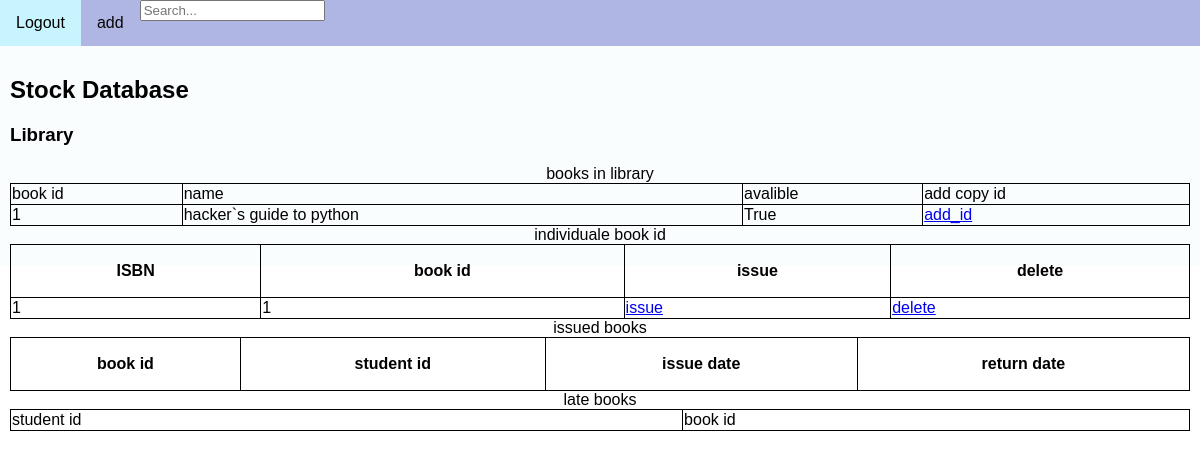
Page /library (signed in) on the committed database.
### library/models.py (models this page shows)
class book(models.Model):
    book_id = models.PositiveIntegerField(primary_key=True)
    book_name = models.CharField(max_length=500)
    availabity = models.BooleanField(default=True)

class mass_book(models.Model):
    ISBN = models.PositiveIntegerField()
    ind_book_id = models.CharField(primary_key=True, max_length=1000)

### library/views.py (the view)
# urls.py: path('',views.console, name='bio_lab'),
def console(request):
    if request.user.groups.filter(name__in=['lib_member']):
        if(request.method == "POST"):
            q = request.POST['q']
            items = mass_book.objects.filter(ISBN=q)
            return render(request, "library/results.html", locals())
        else:
            cursor = connection.cursor()
            items = book.objects.all()
            item3 = issues.objects.all()
            today = datetime.date.today()
            item2 = mass_book.objects.all()
            late_books = issues.objects.filter(return_date__lte=today)
            return render(request, 'library/console.html', locals())
    else:
        message = messages.info(request, 'error 401 access denied')
        return redirect("/sel")

### library/templates/library/console.html (shortened to what this page needs)
<!DOCTYPE html>
{% extends 'library/base.html' %}
{% block content %}
<body>
<div class="topnav">
    <a href="/logout">Logout</a>
     <a href="library/add">add</a>
     <form method="POST">
         <input type="text" name="q" placeholder = "Search...">
     </form>
</div>
<div class="content">
  <h2>Stock Database</h2>
    <h3>Library</h3>
 <table>
 <caption>books in library</caption>
 <thead>
    <td>book id</td>
    <td>name</td>
    <td>avalible</td>
    <td>add copy id</td>
 </thead>
 <tbody>
    {% for item in items %}
        <tr>
            <td>{{item.book_id}}</td>
            <td>{{item.book_name}}</td>
            <td>{{item.availabity}}</td>
            <td>
                <a href = {% url 'library:add_id_with_pk' item.book_id %}  class = "btn btn-warnning btn-sml" role = "button">add_id</a>
            </td>
        </tr>
    {% endfor %}
 </tbody>
 </table>
 <table>
 <caption>individuale book id</caption>
 <thead>
   <tr>
      <th>ISBN</th>
      <th>book id</th>
      <th>issue</th>
      <th>delete
   </tr>
</thead>
<tbody>
   {% for item in item2 %}
      <td>{{item.ISBN}}</td>
      <td>{{item.ind_book_id}}</td>
      <td>
          <a href = {% url 'library:issue_with_pk' item.ind_book_id %}  class = "btn btn-warnning btn-sml" role = "button">issue</a>
      </td>
      <td>
          <a href = {% url 'library:delete' item.ind_book_id %}  class = "btn btn-warnning btn-sml" role = "button">delete</a>
      </td>
   {% endfor %}
</tbody>
 </table>
 <table>
    <caption>issued books</caption>
 <thead>
    <tr>
      <th>book id</th>
      <th>student id</th>
      <th>issue date</th>
      <th>return date</th>
    </tr>
 </thead>
  </table>
 <table>
 <caption>late books</caption>
 <thead>
    <td>student id</td>
    <td>book id</td>
 </thead>
 </table>
</div>
</body>
{% endblock content %}

### library/templates/library/base.html (style rules this page uses)
table, td, th { border: 1px solid black; }
table { border-collapse: collapse; width: 100%; }
th { height: 50px; }
body { margin: 0; font-family: Arial, Helvetica, sans-serif; }
.topnav { overflow: hidden; background-color: #b0b6e3; }
.topnav a { float: left; display: block; color: #080808; text-align: center; padding: 14px 16px; text-decoration: none; }
.content { background-color: #fafdfe; padding: 10px; height: 200px; }

### rows in the picture
book: book_id "1", book_name "hacker`s guide to python", availabity "True"
mass_book: ISBN "1", ind_book_id "1"
